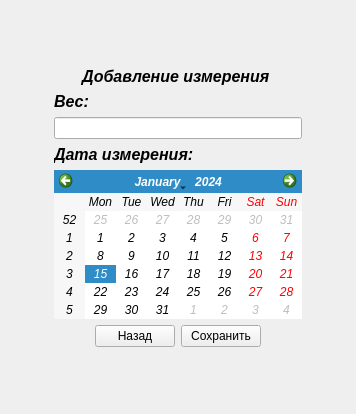
<?xml version="1.0" encoding="UTF-8"?>
<ui version="4.0">
 <class>DataInput</class>
 <widget class="QDialog" name="DataInput">
  <property name="geometry">
   <rect>
    <x>0</x>
    <y>0</y>
    <width>356</width>
    <height>414</height>
   </rect>
  </property>
  <property name="windowTitle">
   <string>Dialog</string>
  </property>
  <property name="layoutDirection">
   <enum>Qt::LeftToRight</enum>
  </property>
  <layout class="QGridLayout" name="gridLayout_2">
   <item row="0" column="2">
    <spacer name="verticalSpacer">
     <property name="orientation">
      <enum>Qt::Vertical</enum>
     </property>
     <property name="sizeHint" stdset="0">
      <size>
       <width>20</width>
       <height>35</height>
      </size>
     </property>
    </spacer>
   </item>
   <item row="1" column="0">
    <spacer name="horizontalSpacer">
     <property name="orientation">
      <enum>Qt::Horizontal</enum>
     </property>
     <property name="sizeHint" stdset="0">
      <size>
       <width>51</width>
       <height>20</height>
      </size>
     </property>
    </spacer>
   </item>
   <item row="1" column="1" colspan="3">
    <layout class="QVBoxLayout" name="lineLayout">
     <item>
      <widget class="QLabel" name="label">
       <property name="font">
        <font>
         <pointsize>12</pointsize>
         <italic>true</italic>
         <bold>true</bold>
        </font>
       </property>
       <property name="text">
        <string>Добавление измерения </string>
       </property>
       <property name="alignment">
        <set>Qt::AlignCenter</set>
       </property>
      </widget>
     </item>
     <item>
      <widget class="QLabel" name="weightLabel">
       <property name="font">
        <font>
         <pointsize>12</pointsize>
         <italic>true</italic>
         <bold>true</bold>
        </font>
       </property>
       <property name="text">
        <string>Вес:</string>
       </property>
       <property name="alignment">
        <set>Qt::AlignLeading|Qt::AlignLeft|Qt::AlignVCenter</set>
       </property>
      </widget>
     </item>
     <item>
      <widget class="QLineEdit" name="weight">
       <property name="font">
        <font>
         <italic>true</italic>
         <bold>true</bold>
        </font>
       </property>
      </widget>
     </item>
     <item>
      <widget class="QLabel" name="dataLabel">
       <property name="font">
        <font>
         <pointsize>12</pointsize>
         <italic>true</italic>
         <bold>true</bold>
        </font>
       </property>
       <property name="text">
        <string>Дата измерения:</string>
       </property>
       <property name="alignment">
        <set>Qt::AlignLeading|Qt::AlignLeft|Qt::AlignVCenter</set>
       </property>
      </widget>
     </item>
     <item>
      <widget class="QCalendarWidget" name="date">
       <property name="font">
        <font>
         <italic>true</italic>
         <bold>false</bold>
        </font>
       </property>
       <property name="mouseTracking">
        <bool>false</bool>
       </property>
       <property name="selectionMode">
        <enum>QCalendarWidget::SingleSelection</enum>
       </property>
       <property name="horizontalHeaderFormat">
        <enum>QCalendarWidget::ShortDayNames</enum>
       </property>
      </widget>
     </item>
    </layout>
   </item>
   <item row="1" column="4">
    <spacer name="horizontalSpacer_2">
     <property name="orientation">
      <enum>Qt::Horizontal</enum>
     </property>
     <property name="sizeHint" stdset="0">
      <size>
       <width>51</width>
       <height>20</height>
      </size>
     </property>
    </spacer>
   </item>
   <item row="2" column="0" colspan="2">
    <spacer name="horizontalSpacer_3">
     <property name="orientation">
      <enum>Qt::Horizontal</enum>
     </property>
     <property name="sizeHint" stdset="0">
      <size>
       <width>76</width>
       <height>20</height>
      </size>
     </property>
    </spacer>
   </item>
   <item row="2" column="2">
    <layout class="QHBoxLayout" name="buttonLayout">
     <item>
      <widget class="QPushButton" name="backInput">
       <property name="text">
        <string>Назад</string>
       </property>
       <property name="autoDefault">
        <bool>false</bool>
       </property>
      </widget>
     </item>
     <item>
      <widget class="QPushButton" name="saveInput">
       <property name="text">
        <string>Сохранить</string>
       </property>
       <property name="autoDefault">
        <bool>false</bool>
       </property>
      </widget>
     </item>
    </layout>
   </item>
   <item row="2" column="3" colspan="2">
    <spacer name="horizontalSpacer_4">
     <property name="orientation">
      <enum>Qt::Horizontal</enum>
     </property>
     <property name="sizeHint" stdset="0">
      <size>
       <width>76</width>
       <height>20</height>
      </size>
     </property>
    </spacer>
   </item>
   <item row="3" column="2">
    <spacer name="verticalSpacer_2">
     <property name="orientation">
      <enum>Qt::Vertical</enum>
     </property>
     <property name="sizeHint" stdset="0">
      <size>
       <width>20</width>
       <height>25</height>
      </size>
     </property>
    </spacer>
   </item>
  </layout>
 </widget>
 <resources/>
 <connections/>
</ui>
